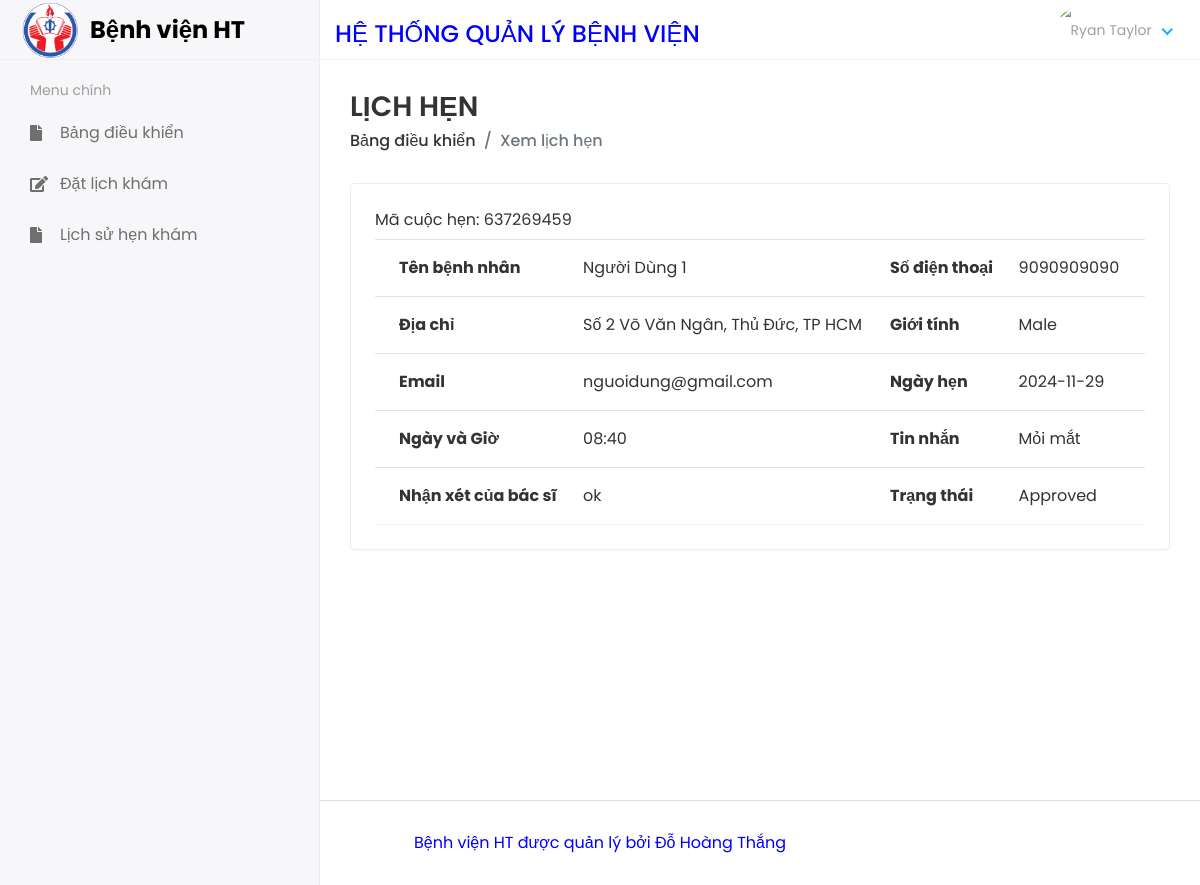
/DoctorPatientAppointmentDetails/2, run on the app's committed database.
### hospital/models.py (models this page shows)
class Appointment(models.Model):
    appointmentnumber = models.IntegerField(default=0)
    spec_id = models.ForeignKey(Specialization, on_delete=models.CASCADE,default=0)
    pat_id = models.ForeignKey(PatientReg, on_delete=models.CASCADE,default=0)
    date_of_appointment = models.CharField(max_length=250)
    time_of_appointment = models.CharField(max_length=250)
    doctor_id = models.ForeignKey(DoctorReg, on_delete=models.CASCADE)
    additional_msg = models.TextField(blank=True)
    remark = models.CharField(max_length=250,default=0)
    status = models.CharField(default=0,max_length=200)
    created_at = models.DateTimeField(default=timezone.now)
    updated_at = models.DateTimeField(auto_now=True)

class PatientReg(models.Model):
    admin = models.OneToOneField(CustomUser, on_delete=models.CASCADE, null=True, blank=True)
    mobilenumber = models.CharField(max_length=11,unique=True)
    gender = models.CharField(max_length=100)
    address = models.TextField()
    regdate_at = models.DateTimeField(auto_now_add=True)
    updated_at = models.DateTimeField(auto_now=True)

class CustomUser(AbstractUser):
    USER ={
        (1,'admin'),
        (2,'doc'),
    }
    user_type = models.CharField(choices=USER,max_length=50,default=1)
    profile_pic = models.ImageField(upload_to='media/profile_pic')

### hospital_management/docviews.py (the view)
# urls.py: path('DoctorPatientAppointmentDetails/<str:id>', docviews.Patient_Appointment_Details, name='patientappointmentdetails'),
def Patient_Appointment_Details(request,id):
    patientdetails=Appointment.objects.filter(id=id)
    context={'patientdetails':patientdetails
    }
    return render(request,'doc/patient_appointment_details.html',context)

### templates/doc/patient_appointment_details.html (shortened to what this page needs)
{% extends 'base.html' %}
{% block content %}
<div class="content container-fluid">
    <div class="page-header">
    <div class="row align-items-center">
    <div class="col">
    <h3 class="page-title">LỊCH HẸN</h3>
    <ul class="breadcrumb">
    <li class="breadcrumb-item"><a href="{% url 'doctor_home' %}">Bảng điều khiển</a></li>
    <li class="breadcrumb-item active">Xem lịch hẹn</li>
    </ul>
    </div>
    </div>
    </div>
    <div class="row">
    <div class="col-sm-12">
    <div class="card card-table">
    <div class="card-body">
    <div class="table-responsive">
    <table class="table table-hover table-center mb-0 datatable">
      {% for i in patientdetails %}
      <tr><label style="font-size: medium;text-align: center;">Mã cuộc hẹn: {{i.appointmentnumber}}</label></tr>
        <tr>
            <th>Tên bệnh nhân</th>
            <td>{{i.pat_id.admin.first_name}} {{i.pat_id.admin.last_name}}</td>
            <th>Số điện thoại</th>
            <td>{{i.pat_id.mobilenumber}}</td>
          </tr>
          <tr>
            <th>Địa chỉ</th>
            <td>{{i.pat_id.address}}</td>
            <th>Giới tính</th>
            <td>{{i.pat_id.gender}}</td>
          </tr>
          <tr>
            <th>Email</th>
            <td>{{i.pat_id.admin.email}}</td>
            <th>Ngày hẹn</th>
            <td>{{i.date_of_appointment}}</td>
          </tr>
          <tr>
            <th>Ngày và Giờ</th>
            <td>{{i.time_of_appointment}}</td>
            <th>Tin nhắn</th>
            <td>{{i.additional_msg}}</td>
          </tr>
          <tr>
            {% if i.status == '0' %}
            <th>Nhận xét của bác sĩ</th>
            <td>Chưa cập nhật</td>
            {% else %}
            <tr>
            <th>Nhận xét của bác sĩ</th>
            <td>{{ i.remark}}</td>{% endif %}
              {% if i.status == '0' %}
              <th>Trạng thái</th>
              <td>Chưa cập nhật</td>
              {% else %}
              <th>Trạng thái</th>
              <td>{{ i.status}}</td> {% endif %}
              </tr>
    </table>
                          {% endfor %}
                        </div>
    </div>
    </div>
    </div>
    </div>
    </div>
    </div>
{% endblock %}

### static/assets/css/style.css (style rules this page uses)
html { height: 100%; }
body { background-color: #fff; color: #333; font-family: "Poppins", sans-serif; font-size: 1rem; height: 100%; line-height: 1.5; overflow-x: hidden; }
h1, h2, h3, h4, h5, h6 { font-family: "Poppins", sans-serif; margin-top: 0; }
a { color: #009ce7; }
input, button, a { transition: all 0.4s ease; -moz-transition: all 0.4s ease; -o-transition: all 0.4s ease; -ms-transition: all 0.4s ease; -webkit-transition: all 0.4s ease; }
ul, ol { padding: 0px; list-style: none; }
.table { color: #333; max-width: 100%; margin-bottom: 0; width: 100%; }
.table.no-border > tbody > tr > td, .table > tbody > tr > th, .table.no-border > tfoot > tr > td, .table.no-border > tfoot > tr > th, .table.no-border > thead > tr > td, .table.no-border > thead > tr > th { border-top: 0; padding: 10px 8px; }
.table tbody tr { border-bottom: 1px solid rgba(0, 0, 0, 0.05); }
.table.table-center td, .table.table-center th { vertical-align: middle; }
.card-table .card-body .table tr td:first-child, .card-table .card-body .table tr th:first-child { padding-left: 1.5rem; }
.card-table .card-body .table tr td:last-child, .card-table .card-body .table tr th:last-child { padding-right: 1.5rem; }
.card-table .table td, .card-table .table th { border-top: 1px solid #e2e5e8; padding: 1rem 0.75rem; white-space: nowrap; }
.card { border: 1px solid #ececf5; box-shadow: 0 1px 3px 0 rgba(0, 0, 0, 0.03); margin-bottom: 1.875rem; }
.card-body { padding: 1.5rem; }
.page-wrapper > .content { padding: 1.875rem 1.875rem 0; }
.page-header { margin-bottom: 1.875rem; }
.page-header .breadcrumb { background-color: transparent; color: #6c757d; font-size: 1rem; font-weight: 500; margin-bottom: 0; padding: 0; }
.page-header .breadcrumb a { color: #333; }
.page-title { font-size: 28px; font-weight: 600; color: #333; margin-bottom: 5px; }

### data on the page
Appointment: appointmentnumber "637269459", pat_id.admin.first_name "Người", pat_id.admin.last_name "Dùng 1", pat_id.mobilenumber "9090909090", pat_id.address "Số 2 Võ Văn Ngân, Thủ Đức, TP HCM", pat_id.gender "Male", pat_id.admin.email "nguoidung@gmail.com", date_of_appointment "2024-11-29", time_of_appointment "08:40", additional_msg "Mỏi mắt", remark "ok", status "Approved"
